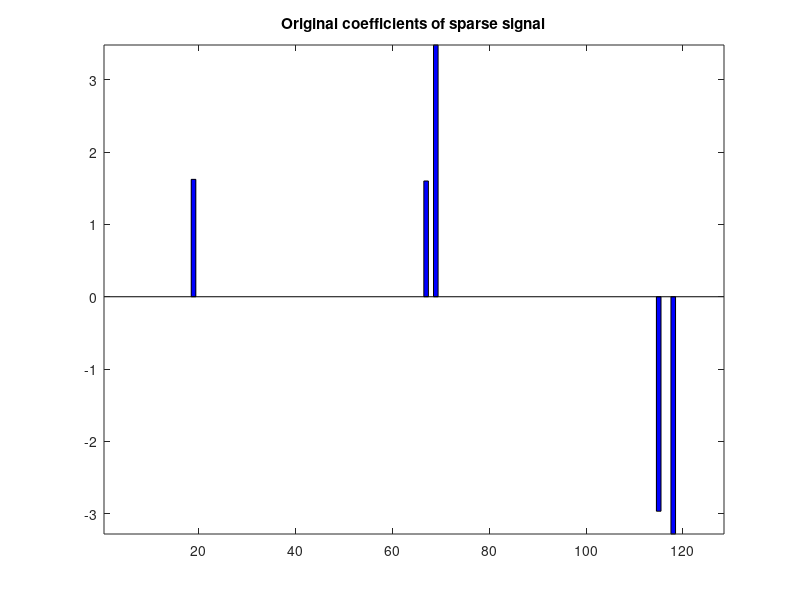
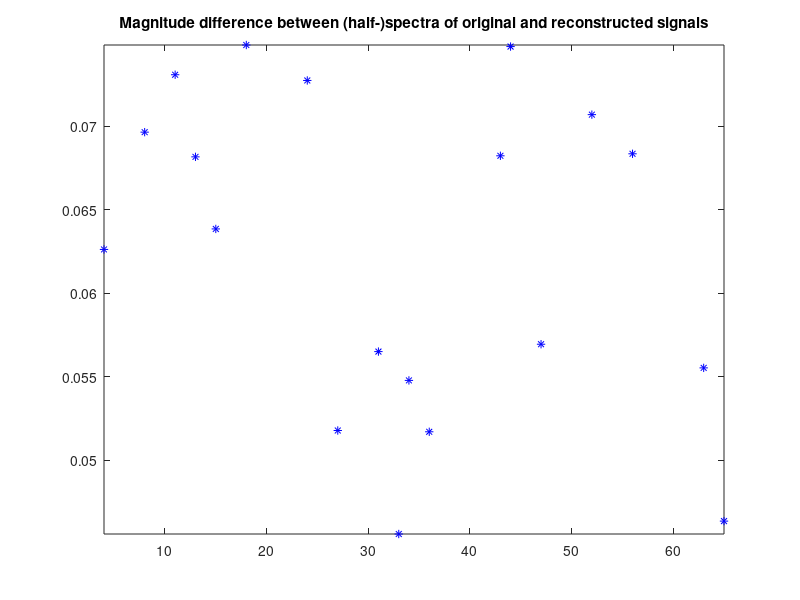

MATLAB code to generate these figures, in order: (Note: this script raises an error after producing the figures.)
function demo_sparse_impulse_response_recovery

% written by Pavel Rajmic, Brno University of Technology, 2017

clc
clear
close all


%% Parameters
N = 128; %length of the signal; N must be even (because of complex conjugation)
k = 5; %sparsity of the signal in the time domain

%percentage of known spectral coefficients (within the half-spectrum, i.e. coefs 1,...,N/2)
percent_spect = 30; 

epsilon = .05; %tolerance in the modulus spectrum (will be randomized entrywise below)

%set colors etc. for plotting results
color_orig = 'b';
color_CP = 'r';
color_DR = 'g';
barWidth_orig = .95;
barWidth_CP = .65;
barWidth_DR = .25;

%% Generated (original) sparse signal
% dictionary in which the signal will be sparse
A = @(x) (x);  %Identity dictionary, i.e. signal is sparse itself

if k>N
    error('Sparsity cannot be greater than signal length');
end

% generate random sparse support
support = randperm(N)';  %randperm does not include 0
support = sort(support(1:k));

% Determine values of the coefficients
x_support =  1 + 3*rand([k 1]);
x_support =  x_support .* (((rand([k 1])>.5)*2)-1); %randomizing signs
x = zeros(N,1);
x(support) = x_support; %complete vector including zero coefs

% synthesize signal
h = A(x);  %target impulse response


%% Compute spectrum and subsample it
Fh = fft(h) / sqrt(N);  %same length, complex conjugated pairs present
% random subsampling
% subsample = (randperm(N/2+1))';   %randperm(x) permutes 1:x;
subsample = (randperm(N/2)+1)';   %randperm(x) permutes 1:x; do not include the DC component (1) !
ks = round(percent_spect*N/100/2);  %how many spectral samples will be taken
subsample = sort(subsample(1:ks)) %a fraction of FFT values, sorted (first half-spectrum)
% subsample = ...
% [     7
%     16
%     22
%     23
%     25
%     27
%     28
%     29
%     30
%     32
% ]

sFh = Fh(subsample);  %subsampled spectrum

%create spectral tolerances
epsilons = epsilon * ones(ks,1); %make a vector out of a single value
epsilons = epsilons + (0.03 * rand(ks,1) - 0.005 ); %randomize it 

%or just load a fixed dataset
% clear
% load('imp_response_dataset_04')

% show impulse response
fig_coef = figure;
handle_coefs_orig = bar(h, color_orig);
set(handle_coefs_orig,'BarWidth', barWidth_orig)
hold on;
axis tight
title('Original coefficients of sparse signal');

% show spectrum and limits
fig_spectrum = figure;
plot(subsample,epsilons,'b*')
hold on
title('Magnitude difference between (half-)spectra of original and reconstructed signals');
axis tight


%% Chambolle-Pock algorithm
disp('%%%%%%%%%%%%%%% Chambolle-Pock algorithm %%%%%%%%%%%%%%%%%%%%%%%%%%%%%%%%');

%l1-norm for sparsity in time domain
f1.eval = @(x) norm(x,1);
f1.prox = @(x,T) sign(x).*max(abs(x)-T, 0);  %soft thresholding - works for complex numbers as well

%indicator function of the feasible set
f2.eval = @(x) eps; %simplified to zero (eps), since after each projection we are back at the constraint
% f2.eval = @(x) 1 / (1 - ( any( abs(x(subsample)-sFh ) >= epsilon ))) - 1; %zero if x is in the feasible set, Inf otherwise
f2.prox = @(x,T) epsilons .* (x-sFh) ./ max(abs(x-sFh),epsilons) + sFh; %complex box projection in the Fourier space
% f2.prox = @(x,T) proj_box_complex(x-sFh,epsilons) + sFh; %complex box projection in the Fourier space
f2.L = @(x) subsampled_fft(x,subsample); %linear operator (complex); FFT is normalized to be unitary
f2.Lt = @(x) subsampled_fft_adjoint_and_conjugate(x,subsample,N); %its adjoint operator
% f2.Lt = @(x) subsampled_fft_adjoint(x,subsample,N); %its adjoint operator
f2.norm_L = 1; %spectral norm of the subsampled Fourier transform

% start_point = subsampled_fft_adjoint_and_conjugate(sFh,subsample,N);
% start_point = subsampled_fft_adjoint(sFh,subsample,N);
start_point = zeros(N,1);

% paramsolver.verbose = paramsolver.verbose;
% paramsolver.maxit = paramsolver.maxit;
% % paramsolver.nu = paramsolver.nu;
% paramsolver.theta = 1;
% paramsolver.sigma = 1 / sqrt(f2.norm_L);
% paramsolver.tau = 1 / sqrt(f2.norm_L);
% paramsolver.tau = paramsolver.tau;
% paramsolver.sigma = paramsolver.sigma;
% paramsolver.tol = paramsolver.tol;
% paramsolver.debug_mode = paramsolver.debug_mode;

% setting different parameter for the simulation
paramsolver.verbose = 1;  % display parameter
paramsolver.maxit = 150;        % maximum number of iterations
% paramsolver.nu = 1;       % spectral norm of subsampled FFT (FFT is normalized to be unitary)
paramsolver.theta = 1;
paramsolver.sigma = 1 / sqrt(f2.norm_L);
% paramsolver.tau = 1 / sqrt(f2.norm_L);
paramsolver.tau = 1 / (paramsolver.sigma * f2.norm_L);
% paramsolver.tau = 0.999;       % primal stepsize
% paramsolver.sigma = 0.999;       % dual stepsize
% paramsolver.rescale = true;      % use rescaled variant of algorithm (see Komodakis)
% paramsolver.tol = 1e-8;        % Tolerance to stop iterating
paramsolver.debug_mode = 1  %debug mode


%%%%%%%% RUN THE ALGORITHM
% time_algorithm = tic;
% [h_recon, info] = chambolle_pock(start_point, f1, f2, paramsolver);
% toc(time_algorithm)
[h_recon_CP, info_CP] = recover_sparse_sequence_CP(f1, f2, start_point, paramsolver);
% [h_recon, info, timing] = recover_sparse_sequence_CP(f1, f2, start_point, paramsolver);

% final projection into the spectral constraints
h_recon_CP = project_into_spectral_constraints(h_recon_CP, f2, subsample, N);


% Display results
% timing
complexness_ratio = norm(imag(h_recon_CP)) / norm(real(h_recon_CP));  %check realness
disp(['Ratio of norms, imaginary part vs. real part: ' num2str(complexness_ratio)]);

disp('Distance of prescribed and computed spectral coefficients (before projection), and the limits:')
H_recon_CP = fft(h_recon_CP)/sqrt(N);
abs_difference_CP = abs( H_recon_CP(subsample) - sFh );
[abs_difference_CP epsilons]

% h_recon = ifft( f2.prox(temp,[]) ) * sqrt(N);
% % disp(['Distance of prescribed and computed spectral coefficients: 'num2str(___________)]);
% show (difference) spectrum

% show spectrum
figure(fig_spectrum)
handle_spectrum_recon_CP = bar(subsample, abs_difference_CP, color_CP);
set(handle_spectrum_recon_CP, 'BarWidth', barWidth_CP)
%limits
% hold on
% plot(subsample,epsilons,'b*')
% title('Magnitude difference between (half-)spectra of original and reconstructed signals');
axis tight

% show impulse response
figure(fig_coef);
handle_coefs_recon_CP = bar(real(h_recon_CP), color_CP);
set(handle_coefs_recon_CP,'BarWidth',barWidth_CP)
title('Original and reconstructed coefficients (real part) of sparse signal');
axis tight

% show convergence plot
if paramsolver.debug_mode
    fig_obj = figure;
%     figure(fig_obj);
    handle_obj_CP = plot(info_CP.obj_eval, color_CP);
%     set(handle_coefs_recon_CP,'BarWidth',0.5)
    axis tight
    hold on
    title('Objective function w.r.t. iterations');
end


%% Douglas-Rachford (composite) algorithm
disp('%%%%%%%%%%%%%%% Douglas-Rachford %%%%%%%%%%%%%%%%%%%%%%%%%%%%%%%%');

f1 = f1;
f2 = f2;
% clear f3
start_point = start_point;

% setting different parameter for the simulation
paramsolver.verbose = paramsolver.verbose;
paramsolver.lambda = 1;   % step for DR algorithm (default 1)
paramsolver.gamma = 1 ; %1e-1;   % in this problem gamma plays the role of threshold for soft thresholding
% paramsolver.tol = paramsolver.tol;

paramsolver

%%%%%%%% RUN THE ALGORITHM
[h_recon_DR, info_DR] = recover_sparse_sequence_DR(f1, f2, start_point, paramsolver);

% final projection into the spectral constraints
h_recon_DR = project_into_spectral_constraints(h_recon_DR, f2, subsample, N);

% Display results
complexness_ratio = norm(imag(h_recon_DR)) / norm(real(h_recon_DR));  %check realness
disp(['Ratio of norms, imaginary part vs. real part: ' num2str(complexness_ratio)]);

disp('Distance of prescribed and computed spectral coefficients (before projection), and the limits:')
H_recon_DR = f2.L(h_recon_DR);
abs_difference_DR = abs( H_recon_DR - sFh );
[abs_difference_DR epsilons]

% show convergence plot
%%% beware that the objective fun is evaluated before the projection into spectral constraints
if paramsolver.debug_mode
    figure(fig_obj);
    handle_obj_DR = plot(info_DR.obj_eval, color_DR);
%     set(handle_coefs_recon_CP,'BarWidth',0.5)
    axis tight
    legend([handle_obj_CP handle_obj_DR],'CP', 'DR')
end

% show spectrum
figure(fig_spectrum)
handle_spectrum_recon_DR = bar(subsample, abs_difference_DR, color_DR);
set(handle_spectrum_recon_DR,'BarWidth', barWidth_DR)
% %limits
% hold on
handle_epsilons = plot(subsample,epsilons,'b*');
% title('Magnitude difference between (half-)spectra of original and reconstructed signals');
axis tight
legend([handle_epsilons handle_spectrum_recon_CP handle_spectrum_recon_DR],'limits', 'CP', 'DR')

% show impulse response
figure(fig_coef);
handle_coefs_recon_DR = bar(real(h_recon_DR), color_DR);
set(handle_coefs_recon_DR,'BarWidth', barWidth_DR)
% title('Original and reconstructed coefficients (real part) of sparse signal');
axis tight
legend([handle_coefs_orig handle_coefs_recon_CP handle_coefs_recon_DR],'original', 'CP', 'DR')

end